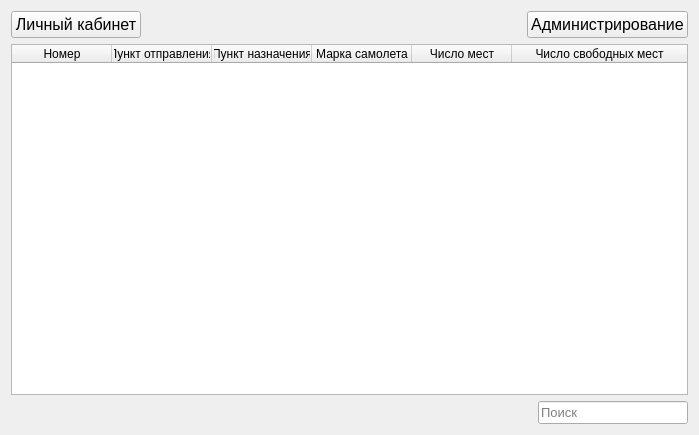
<?xml version="1.0" encoding="UTF-8"?>
<ui version="4.0">
 <class>Window_WorkWidget</class>
 <widget class="QWidget" name="Window_WorkWidget">
  <property name="geometry">
   <rect>
    <x>0</x>
    <y>0</y>
    <width>699</width>
    <height>435</height>
   </rect>
  </property>
  <property name="windowTitle">
   <string>Form</string>
  </property>
  <layout class="QVBoxLayout" name="verticalLayout">
   <item>
    <layout class="QHBoxLayout" name="horizontalLayout">
     <item>
      <widget class="QPushButton" name="infoUser">
       <property name="font">
        <font>
         <pointsize>12</pointsize>
        </font>
       </property>
       <property name="text">
        <string>Личный кабинет</string>
       </property>
      </widget>
     </item>
     <item>
      <spacer name="horizontalSpacer">
       <property name="orientation">
        <enum>Qt::Horizontal</enum>
       </property>
       <property name="sizeHint" stdset="0">
        <size>
         <width>40</width>
         <height>20</height>
        </size>
       </property>
      </spacer>
     </item>
     <item>
      <widget class="QPushButton" name="menuAdmin">
       <property name="font">
        <font>
         <pointsize>12</pointsize>
        </font>
       </property>
       <property name="text">
        <string>Администрирование</string>
       </property>
      </widget>
     </item>
    </layout>
   </item>
   <item>
    <widget class="QTableWidget" name="tableRaces">
     <property name="editTriggers">
      <set>QAbstractItemView::NoEditTriggers</set>
     </property>
     <property name="selectionBehavior">
      <enum>QAbstractItemView::SelectRows</enum>
     </property>
     <attribute name="horizontalHeaderStretchLastSection">
      <bool>true</bool>
     </attribute>
     <column>
      <property name="text">
       <string>Номер</string>
      </property>
     </column>
     <column>
      <property name="text">
       <string>Пункт отправления</string>
      </property>
     </column>
     <column>
      <property name="text">
       <string>Пункт назначения</string>
      </property>
     </column>
     <column>
      <property name="text">
       <string>Марка самолета</string>
      </property>
     </column>
     <column>
      <property name="text">
       <string>Число мест</string>
      </property>
     </column>
     <column>
      <property name="text">
       <string>Число свободных мест</string>
      </property>
     </column>
    </widget>
   </item>
   <item>
    <layout class="QHBoxLayout" name="horizontalLayout_2">
     <item>
      <spacer name="horizontalSpacer_2">
       <property name="orientation">
        <enum>Qt::Horizontal</enum>
       </property>
       <property name="sizeHint" stdset="0">
        <size>
         <width>40</width>
         <height>20</height>
        </size>
       </property>
      </spacer>
     </item>
     <item>
      <widget class="QLineEdit" name="lineFind">
       <property name="maximumSize">
        <size>
         <width>150</width>
         <height>16777215</height>
        </size>
       </property>
       <property name="font">
        <font>
         <pointsize>10</pointsize>
        </font>
       </property>
       <property name="placeholderText">
        <string>Поиск</string>
       </property>
      </widget>
     </item>
    </layout>
   </item>
  </layout>
 </widget>
 <resources/>
 <connections/>
</ui>
